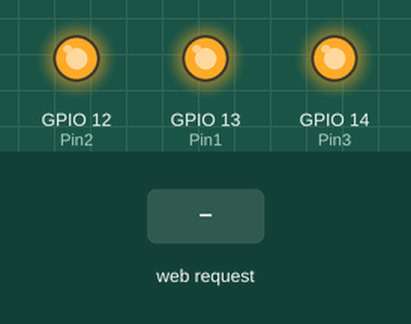
Simulated run of this sketch. Board: ESP8266 (NodeMCU). Parts: output pins drawn as LEDs (lit = HIGH). The inputs (shaded band) are chosen by the test bench. WiFi joins after 1.5 s; servers stay silent unless stated; what the sketch prints to the serial monitor is not drawn.

Above: at 3.7 s.
3.8 s: HTTP request GET /switch1On received
At 4.3 s:
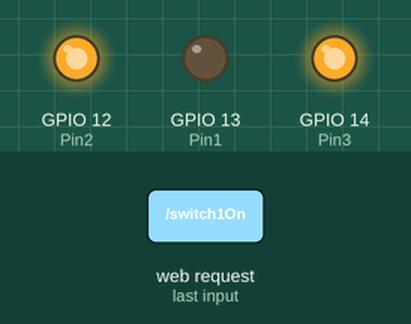
5.3 s: HTTP request GET /switch2On received
At 6.5 s:
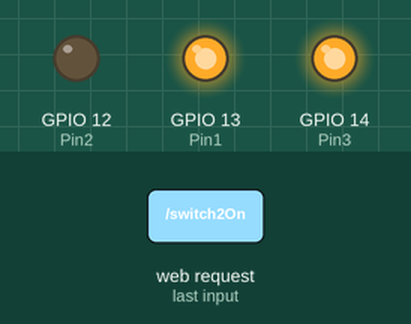
6.8 s: HTTP request GET /switch3On received
At 7.8 s:
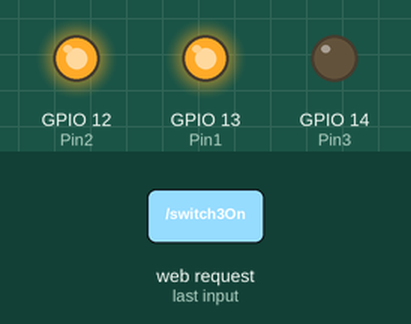
8.3 s: HTTP request GET /Off received
At 9.0 s:
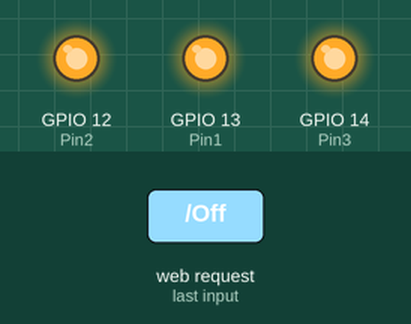
Timing chart, 0 to 10.8 s (numbered marks = the images above; inputs shaded):
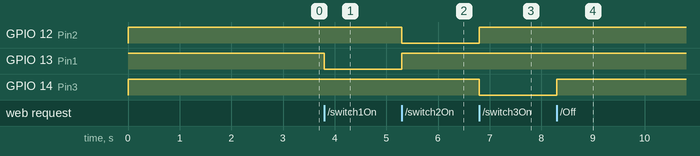

Measured:
- after the input at 3.8 s, GPIO 13 (Pin1): HIGH → LOW at once
- after the input at 5.3 s, GPIO 12 (Pin2): HIGH → LOW at once; GPIO 13 (Pin1): LOW → HIGH at once
- after the input at 6.8 s, GPIO 12 (Pin2): LOW → HIGH at once; GPIO 14 (Pin3): HIGH → LOW at once
- after the input at 8.3 s, GPIO 14 (Pin3): LOW → HIGH at once

The sketch:

Home_Automaton.ino
```cpp
 /************
  * The ESP8266 is connected to power loads through mechancical relays
  * BC547 is used for switching the ouput of the ESP-01
  */
#include <ESP8266WiFi.h>
#include <WiFiClient.h>
#include <ESP8266WebServer.h>
#include <ESP8266mDNS.h>

MDNSResponder mdns;

const char* ssid = "babe";  //Enter you Wifi SSID here
const char* password = "googlechrome"; //Enter your password here

ESP8266WebServer server(80);

String mainPage = ""; //The default page
String feedback = ""; //Gives staus of the switch
String currentPage = ""; //Combines main and feedback page

int Pin1 = 13;
int Pin2 = 12;
int Pin3 = 14;

void setup(void){
  mainPage += "<h1 align=\"center\">Smart Junction Box</h1><h2 align=\"center\">by CircuitDigest</h2><h1 align=\"center\"><p>Switch 1 <a href=\"switch1On\"><button>ON</button></a>&nbsp;<a href=\"switch1Off\"><button>OFF</button>  </a></p>";
  mainPage += "<p>Switch 2 <a href=\"switch2On\"><button>ON</button></a>&nbsp;<a href=\"switch2Off\"><button>OFF</button>  </a></p>";
  feedback = "<h3 align=\"center\">Both Switch 1 and switch 2 are OFF</h3>";

  currentPage = mainPage+feedback;
  // preparing GPIOs
  pinMode(Pin1, OUTPUT);
  digitalWrite(Pin1, HIGH);
  pinMode(Pin2, OUTPUT);
  digitalWrite(Pin2, HIGH);
  pinMode(Pin3, OUTPUT);
  digitalWrite(Pin3, HIGH);

  delay(1000);
  Serial.begin(115200);
  WiFi.begin(ssid, password);
  Serial.println("");

  // Wait for connection
  while (WiFi.status() != WL_CONNECTED) {
    delay(500);
    Serial.print(".");
  }
  Serial.println("");
  Serial.print("Connected to ");
  Serial.println(ssid);
  Serial.print("IP address: ");
  Serial.println(WiFi.localIP());

  if (mdns.begin("esp8266", WiFi.localIP())) {
    Serial.println("MDNS responder started");
  }

  server.on("/", [](){
    currentPage = mainPage+feedback;
    server.send(200, "text/html", currentPage);
    currentPage = "";
  });


  server.on("/switch1On", [](){
    feedback = "<h3 align=\"center\">Switch 1 turned ON</h3>";
    currentPage=mainPage+feedback;
    server.send(200, "text/html", currentPage);
    currentPage="";
    digitalWrite(Pin1, LOW);
    digitalWrite(Pin2, HIGH);
    digitalWrite(Pin3, HIGH);
    delay(1000);
  });
  server.on("/switch2On", [](){
    feedback = "<h3 align=\"center\">Switch 2 turned ON</h3>";
    currentPage=mainPage+feedback;
    server.send(200, "text/html", currentPage);
    currentPage="";
    digitalWrite(Pin2, LOW);
    digitalWrite(Pin1, HIGH);
    digitalWrite(Pin3, HIGH);
    delay(1000);
  });
  server.on("/switch3On", [](){
    feedback = "<h3 align=\"center\">Switch 3 turned ON</h3>";
    currentPage=mainPage+feedback;
    server.send(200, "text/html", currentPage);
    currentPage="";
    digitalWrite(Pin3, LOW);
    digitalWrite(Pin2, HIGH);
    digitalWrite(Pin1, HIGH);
    delay(1000);
  });
  server.on("/Off", [](){
    feedback = "<h3 align=\"center\">Switches turned OFF</h3>";
    currentPage=mainPage+feedback;
    server.send(200, "text/html", currentPage);
    currentPage="";
    digitalWrite(Pin3, HIGH);
    digitalWrite(Pin2, HIGH);
    digitalWrite(Pin1, HIGH);
    delay(1000);
  });

  server.begin();
  Serial.println("Smart Junction Box is up and running");
}

void loop(void){
  server.handleClient();
}
```
